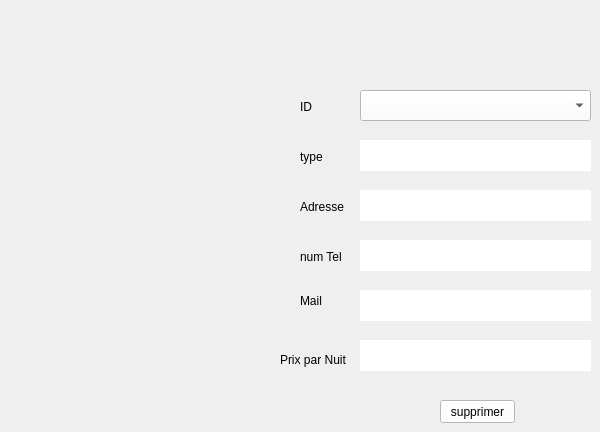
     <widget class="QWidget" name="tab_3">
      <property name="styleSheet">
       <string notr="true"/>
      </property>
      <attribute name="title">
       <string>supprimer</string>
      </attribute>
      <widget class="QLabel" name="label_17">
       <property name="geometry">
        <rect>
         <x>300</x>
         <y>100</y>
         <width>47</width>
         <height>14</height>
        </rect>
       </property>
       <property name="text">
        <string>ID</string>
       </property>
      </widget>
      <widget class="QPushButton" name="supprimer">
       <property name="geometry">
        <rect>
         <x>440</x>
         <y>400</y>
         <width>75</width>
         <height>23</height>
        </rect>
       </property>
       <property name="styleSheet">
        <string notr="true">background-color:#FFFFFF;</string>
       </property>
       <property name="text">
        <string>supprimer</string>
       </property>
      </widget>
      <widget class="QComboBox" name="cb_id_supp">
       <property name="geometry">
        <rect>
         <x>360</x>
         <y>90</y>
         <width>231</width>
         <height>31</height>
        </rect>
       </property>
       <property name="styleSheet">
        <string notr="true">background-color:#FFFFFF;</string>
       </property>
      </widget>
      <widget class="QLabel" name="label_27">
       <property name="geometry">
        <rect>
         <x>300</x>
         <y>150</y>
         <width>47</width>
         <height>14</height>
        </rect>
       </property>
       <property name="text">
        <string>type</string>
       </property>
      </widget>
      <widget class="QLabel" name="label_28">
       <property name="geometry">
        <rect>
         <x>300</x>
         <y>200</y>
         <width>47</width>
         <height>14</height>
        </rect>
       </property>
       <property name="text">
        <string>Adresse</string>
       </property>
      </widget>
      <widget class="QLabel" name="label_29">
       <property name="geometry">
        <rect>
         <x>300</x>
         <y>250</y>
         <width>47</width>
         <height>14</height>
        </rect>
       </property>
       <property name="text">
        <string>num Tel</string>
       </property>
      </widget>
      <widget class="QLabel" name="label_30">
       <property name="geometry">
        <rect>
         <x>300</x>
         <y>290</y>
         <width>47</width>
         <height>21</height>
        </rect>
       </property>
       <property name="text">
        <string>Mail</string>
       </property>
      </widget>
      <widget class="QLabel" name="label_31">
       <property name="geometry">
        <rect>
         <x>280</x>
         <y>350</y>
         <width>71</width>
         <height>20</height>
        </rect>
       </property>
       <property name="text">
        <string>Prix par Nuit</string>
       </property>
      </widget>
      <widget class="QLabel" name="label_s_1">
       <property name="geometry">
        <rect>
         <x>360</x>
         <y>140</y>
         <width>231</width>
         <height>31</height>
        </rect>
       </property>
       <property name="styleSheet">
        <string notr="true">background-color:#FFFFFF;</string>
       </property>
       <property name="text">
        <string/>
       </property>
      </widget>
      <widget class="QLabel" name="label_s_2">
       <property name="geometry">
        <rect>
         <x>360</x>
         <y>190</y>
         <width>231</width>
         <height>31</height>
        </rect>
       </property>
       <property name="styleSheet">
        <string notr="true">background-color:#FFFFFF;</string>
       </property>
       <property name="text">
        <string/>
       </property>
      </widget>
      <widget class="QLabel" name="label_s_3">
       <property name="geometry">
        <rect>
         <x>360</x>
         <y>240</y>
         <width>231</width>
         <height>31</height>
        </rect>
       </property>
       <property name="styleSheet">
        <string notr="true">background-color:#FFFFFF;</string>
       </property>
       <property name="text">
        <string/>
       </property>
      </widget>
      <widget class="QLabel" name="label_s_4">
       <property name="geometry">
        <rect>
         <x>360</x>
         <y>290</y>
         <width>231</width>
         <height>31</height>
        </rect>
       </property>
       <property name="styleSheet">
        <string notr="true">background-color:#FFFFFF;</string>
       </property>
       <property name="text">
        <string/>
       </property>
      </widget>
      <widget class="QLabel" name="label_s_5">
       <property name="geometry">
        <rect>
         <x>360</x>
         <y>340</y>
         <width>231</width>
         <height>31</height>
        </rect>
       </property>
       <property name="styleSheet">
        <string notr="true">background-color:#FFFFFF;</string>
       </property>
       <property name="text">
        <string/>
       </property>
      </widget>
     </widget>
